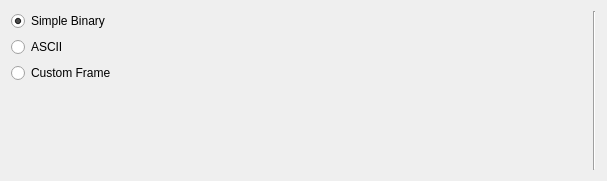
<?xml version="1.0" encoding="UTF-8"?>
<ui version="4.0">
 <class>DataFormatPanel</class>
 <widget class="QWidget" name="DataFormatPanel">
  <property name="geometry">
   <rect>
    <x>0</x>
    <y>0</y>
    <width>607</width>
    <height>181</height>
   </rect>
  </property>
  <property name="windowTitle">
   <string>Data Format</string>
  </property>
  <layout class="QHBoxLayout" name="horizontalLayout">
   <item>
    <layout class="QVBoxLayout" name="vlRadioButtons">
     <item>
      <widget class="QRadioButton" name="rbBinary">
       <property name="text">
        <string>Simple Binary</string>
       </property>
       <property name="checked">
        <bool>true</bool>
       </property>
      </widget>
     </item>
     <item>
      <widget class="QRadioButton" name="rbAscii">
       <property name="text">
        <string>ASCII</string>
       </property>
      </widget>
     </item>
     <item>
      <widget class="QRadioButton" name="rbFramed">
       <property name="text">
        <string>Custom Frame</string>
       </property>
      </widget>
     </item>
     <item>
      <spacer name="verticalSpacer">
       <property name="orientation">
        <enum>Qt::Vertical</enum>
       </property>
       <property name="sizeHint" stdset="0">
        <size>
         <width>20</width>
         <height>40</height>
        </size>
       </property>
      </spacer>
     </item>
    </layout>
   </item>
   <item>
    <widget class="Line" name="line">
     <property name="orientation">
      <enum>Qt::Vertical</enum>
     </property>
    </widget>
   </item>
  </layout>
 </widget>
 <resources/>
 <connections/>
</ui>
